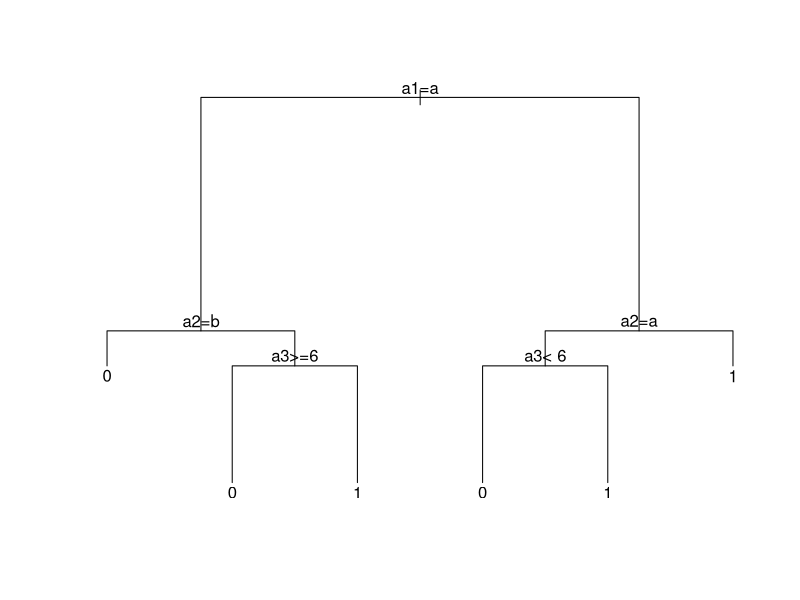

Source code (R):
require("rpart")

# train the filter
training_data <- read.csv('data/table4_8pg199.txt', header=TRUE)
training_data[2] <- as.factor(training_data[,2])
training_data[3] <- as.factor(training_data[,3])
target <- as.factor(training_data[,5])

tree <- rpart(target~., data=training_data[2:4], control=rpart.control(minsplit=0, minbucket=0, cp=-1, maxcompete=0, maxsurrogate=0, usesurrogate=0, xval=0, maxdepth=3))

# plot the tree
plot(tree)
text(tree)

predict_data <- read.csv('data/problem2_data.csv', header=TRUE)
predict_data[2] <- as.factor(predict_data[,2])
predict_data[3] <- as.factor(predict_data[,2])

prediction <- predict(tree, predict_data[2:4], type="class")
print(prediction)
